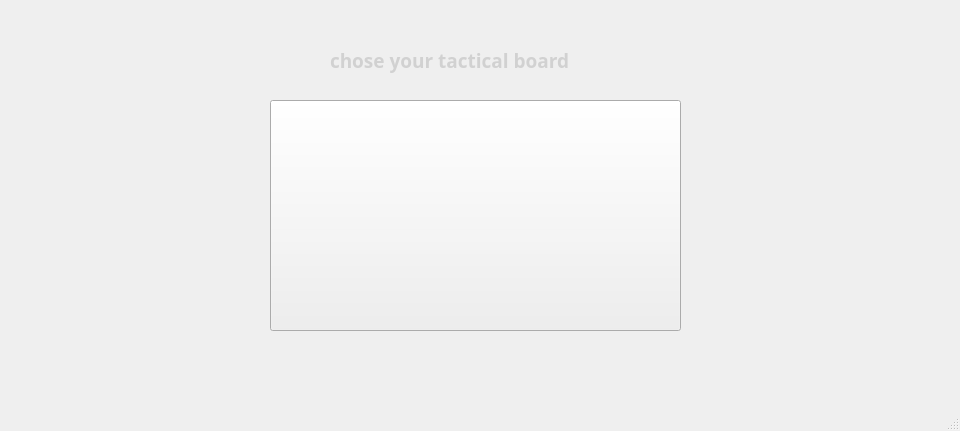
<?xml version="1.0" encoding="UTF-8"?>
<ui version="4.0">
 <class>gameBoardPage</class>
 <widget class="QMainWindow" name="gameBoardPage">
  <property name="geometry">
   <rect>
    <x>0</x>
    <y>0</y>
    <width>960</width>
    <height>431</height>
   </rect>
  </property>
  <property name="windowTitle">
   <string>MainWindow</string>
  </property>
  <widget class="QWidget" name="centralwidget">
   <widget class="QLabel" name="backgroundBoardLabel">
    <property name="geometry">
     <rect>
      <x>0</x>
      <y>-20</y>
      <width>961</width>
      <height>491</height>
     </rect>
    </property>
    <property name="text">
     <string/>
    </property>
    <property name="pixmap">
     <pixmap resource="resources.qrc">:/images/gallery.jpg</pixmap>
    </property>
    <property name="scaledContents">
     <bool>true</bool>
    </property>
   </widget>
   <widget class="QLabel" name="user1Label">
    <property name="geometry">
     <rect>
      <x>110</x>
      <y>10</y>
      <width>171</width>
      <height>41</height>
     </rect>
    </property>
    <property name="font">
     <font>
      <family>Source Code Pro</family>
      <pointsize>22</pointsize>
      <bold>true</bold>
     </font>
    </property>
    <property name="cursor">
     <cursorShape>BusyCursor</cursorShape>
    </property>
    <property name="styleSheet">
     <string notr="true">color: #fff;</string>
    </property>
    <property name="text">
     <string/>
    </property>
    <property name="alignment">
     <set>Qt::AlignmentFlag::AlignCenter</set>
    </property>
   </widget>
   <widget class="QLabel" name="user2Label">
    <property name="geometry">
     <rect>
      <x>680</x>
      <y>10</y>
      <width>191</width>
      <height>41</height>
     </rect>
    </property>
    <property name="font">
     <font>
      <family>Source Code Pro</family>
      <pointsize>22</pointsize>
      <bold>true</bold>
     </font>
    </property>
    <property name="cursor">
     <cursorShape>BusyCursor</cursorShape>
    </property>
    <property name="styleSheet">
     <string notr="true">color: #fff;
text-align: center;</string>
    </property>
    <property name="text">
     <string/>
    </property>
    <property name="alignment">
     <set>Qt::AlignmentFlag::AlignCenter</set>
    </property>
   </widget>
   <widget class="QLabel" name="subText">
    <property name="geometry">
     <rect>
      <x>330</x>
      <y>40</y>
      <width>281</width>
      <height>41</height>
     </rect>
    </property>
    <property name="font">
     <font>
      <family>Source Code Pro</family>
      <pointsize>14</pointsize>
      <bold>true</bold>
     </font>
    </property>
    <property name="cursor">
     <cursorShape>BusyCursor</cursorShape>
    </property>
    <property name="styleSheet">
     <string notr="true">color: rgb(209, 209, 209);</string>
    </property>
    <property name="text">
     <string>chose your tactical board</string>
    </property>
   </widget>
   <widget class="QPushButton" name="board">
    <property name="enabled">
     <bool>true</bool>
    </property>
    <property name="geometry">
     <rect>
      <x>270</x>
      <y>100</y>
      <width>411</width>
      <height>231</height>
     </rect>
    </property>
    <property name="styleSheet">
     <string notr="true"/>
    </property>
    <property name="text">
     <string/>
    </property>
    <property name="icon">
     <iconset resource="resources.qrc">
      <normaloff>:/images/board1.jpg</normaloff>:/images/board1.jpg</iconset>
    </property>
    <property name="iconSize">
     <size>
      <width>420</width>
      <height>250</height>
     </size>
    </property>
   </widget>
   <widget class="QPushButton" name="nextBoardButton">
    <property name="enabled">
     <bool>true</bool>
    </property>
    <property name="geometry">
     <rect>
      <x>710</x>
      <y>200</y>
      <width>71</width>
      <height>41</height>
     </rect>
    </property>
    <property name="cursor">
     <cursorShape>PointingHandCursor</cursorShape>
    </property>
    <property name="styleSheet">
     <string notr="true">border:0;</string>
    </property>
    <property name="text">
     <string/>
    </property>
    <property name="icon">
     <iconset resource="resources.qrc">
      <normaloff>:/images/next.png</normaloff>:/images/next.png</iconset>
    </property>
    <property name="iconSize">
     <size>
      <width>44</width>
      <height>38</height>
     </size>
    </property>
   </widget>
   <widget class="QPushButton" name="prevBoardButton">
    <property name="enabled">
     <bool>true</bool>
    </property>
    <property name="geometry">
     <rect>
      <x>170</x>
      <y>200</y>
      <width>71</width>
      <height>41</height>
     </rect>
    </property>
    <property name="cursor">
     <cursorShape>PointingHandCursor</cursorShape>
    </property>
    <property name="styleSheet">
     <string notr="true">border:0;</string>
    </property>
    <property name="text">
     <string/>
    </property>
    <property name="icon">
     <iconset resource="resources.qrc">
      <normaloff>:/images/prev.png</normaloff>:/images/prev.png</iconset>
    </property>
    <property name="iconSize">
     <size>
      <width>44</width>
      <height>38</height>
     </size>
    </property>
   </widget>
  </widget>
  <widget class="QMenuBar" name="menubar">
   <property name="geometry">
    <rect>
     <x>0</x>
     <y>0</y>
     <width>960</width>
     <height>21</height>
    </rect>
   </property>
  </widget>
  <widget class="QStatusBar" name="statusbar"/>
 </widget>
 <resources>
  <include location="resources.qrc"/>
 </resources>
 <connections/>
</ui>
